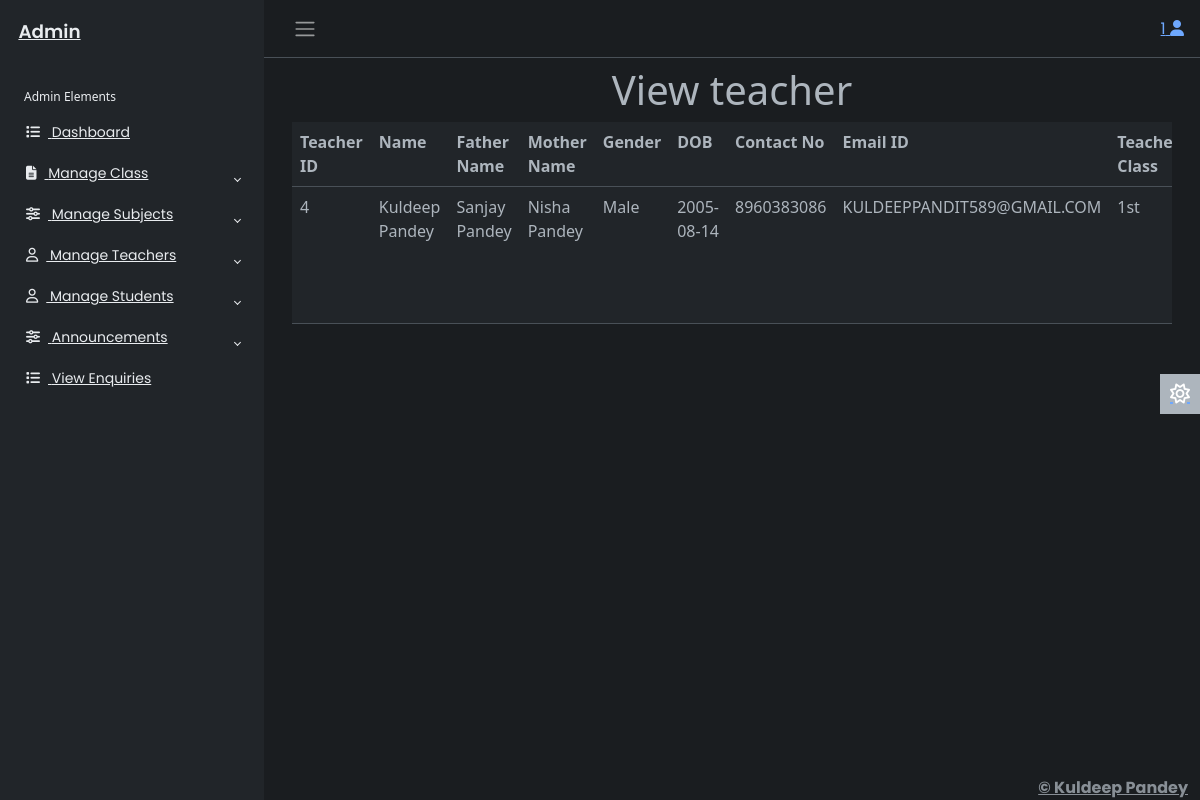
The app's page /adminapp/viewteacher/ (signed in) with its own data.
### adminapp/models.py (models this page shows)
class Teacher(models.Model):
    id=models.AutoField(primary_key=True)
    name=models.CharField(max_length=50)
    fname=models.CharField(max_length=50)
    mname=models.CharField(max_length=50)
    gender=models.CharField(max_length=10)
    dob=models.CharField(max_length=15)
    contactno=models.CharField(max_length=15)
    emailaddress=models.EmailField(max_length=50)
    tclass=models.CharField(max_length=30)
    address=models.TextField()
    salary=models.CharField(max_length=10)
    qualification=models.CharField(max_length=50)
    pic=models.ImageField(upload_to='')
    password=models.CharField(max_length=50)
    created_date=models.DateTimeField()

### adminapp/views.py (the view)
# urls.py: path('viewteacher/',views.viewteacher,name='viewteacher'),
@cache_control(no_store=True,no_cache=True,must_revalidate=True)
def viewteacher(req):
    try:
        if req.session['adminid']!=None:
            adminid=req.session['adminid']
            teacher=Teacher.objects.all()
            return render(req,'viewteacher.html',{'adminid':adminid,'teacher':teacher})
    except KeyError:
        return redirect('login')

### adminapp/templates/viewteacher.html (shortened to what this page needs)
{% extends 'adminbase.html' %}
{% load static %}
{% block admin %}
<div class="row">
  <div class="col-sm-12">
    <h1 class="text-center">View teacher</h1>
    <div class="table-responsive">
    <table class="table">
      <tr>
        <th>Teacher ID</th>
        <th>Name</th>
        <th>Father Name</th>
        <th>Mother Name</th>
        <th>Gender</th>
        <th>DOB</th>
        <th>Contact No</th>
        <th>Email ID</th>
        <th>Teacher Class</th>
      </tr>
      {% for a in teacher %}
        <tr>
            <td>{{a.id}}</td>
            <td>{{a.name}}</td>
            <td>{{a.fname}}</td>
            <td>{{a.mname}}</td>
            <td>{{a.gender}}</td>
            <td>{{a.dob}}</td>
            <td>{{a.contactno}}</td>
            <td>{{a.emailaddress}}</td>
            <td>{{a.tclass}}</td>
        </tr>
       {% endfor %}
    </table>
  </div>
  </div>
</div>
{% endblock %}

### adminapp/static/css/adminstyle.css (style rules this page uses)
body { font-family: 'Poppins', sans-serif; font-size: 0.875rem; opacity: 1; overflow-y: scroll; margin: 0; }

### records on screen
Teacher: id "4", name "Kuldeep Pandey", fname "Sanjay Pandey", mname "Nisha Pandey", gender "Male", dob "2005-08-14", contactno "8960383086", emailaddress "KULDEEPPANDIT589@GMAIL.COM", tclass "1st"

### other values on screen
{{ adminid }} "1"
